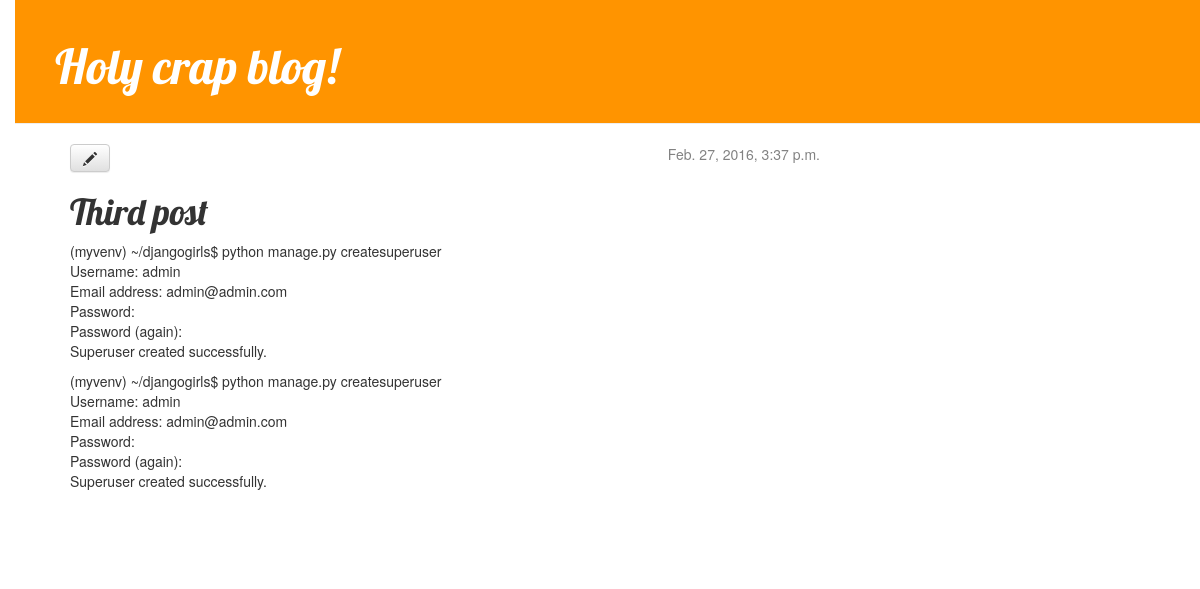
Screenshot of /post/3/ with the database file from the repository.
### blog/models.py (models this page shows, shortened)
class Post(models.Model):
    author = models.ForeignKey('auth.User')
    title = models.CharField(max_length=200)
    text = models.TextField()
    created_date = models.DateTimeField(
            default=timezone.now)
    published_date = models.DateTimeField(
            blank=True, null=True)

### blog/views.py (the view)
# urls.py: url(r'^post/(?P<pk>[0-9]+)/$', views.post_detail, name='post_detail'),
def post_detail(request, pk):
        post = get_object_or_404(Post, pk=pk)
        return render(request, 'blog/post_detail.html', {'post': post})

### blog/templates/blog/post_detail.html
{% extends 'blog/base.html' %}
    {% block content %}
        <div class="post">
            {% if post.published_date %}
                <div class="date">
                    {{ post.published_date }}
                </div>
            {% endif %}
			<a class="btn btn-default" href="{% url 'post_edit' pk=post.pk %}"><span class="glyphicon glyphicon-pencil"></span></a>
            <h1>{{ post.title }}</h1>
            <p>{{ post.text|linebreaks }}</p>
        </div>
    {% endblock %}

### blog/static/css/blog.css (style rules this page uses)
body { padding-left: 15px; }
h1, h2, h3, h4 { font-family: 'Lobster', cursive; }
.date { float: right; color: #828282; }
.post { margin-bottom: 70px; }

### rows the page displays
Post: published_date "Feb. 27, 2016, 3:37 p.m.", title "Third post", text "(myvenv) ~/djangogirls$ python manage.py createsuperuser Username: admin Email address: admin@admin.com Password: Password (again): Superuser created successfully. (myvenv) ~/djangogirls$ python manage.py createsuperuser Username: admin Email address: admin@admin.com Password: Password (again): Superuser created successfully."
